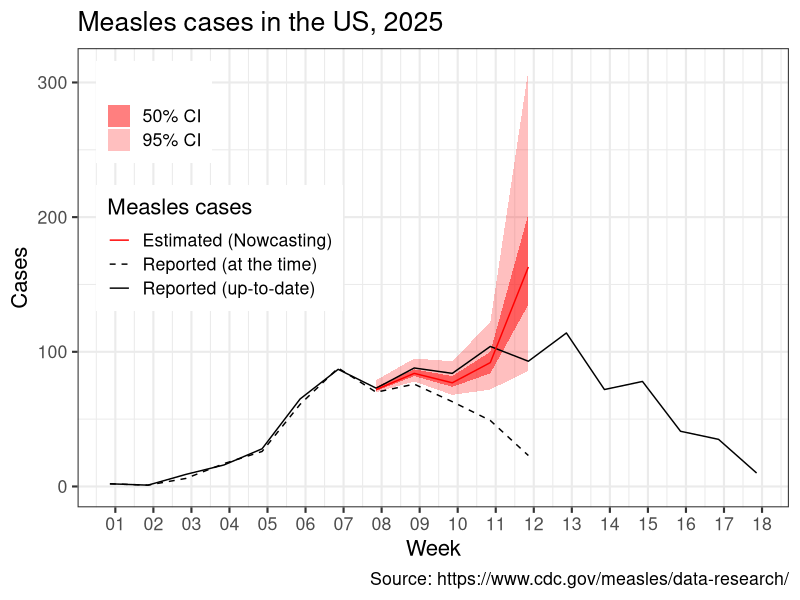
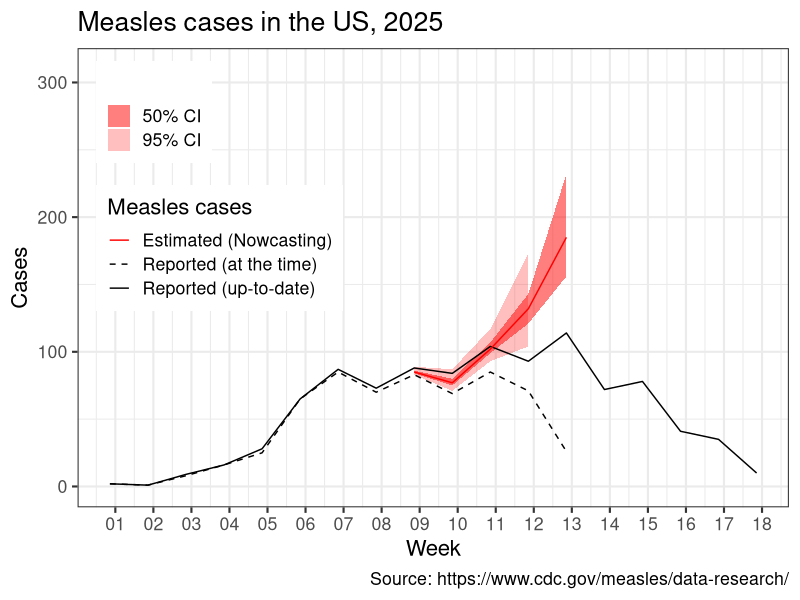
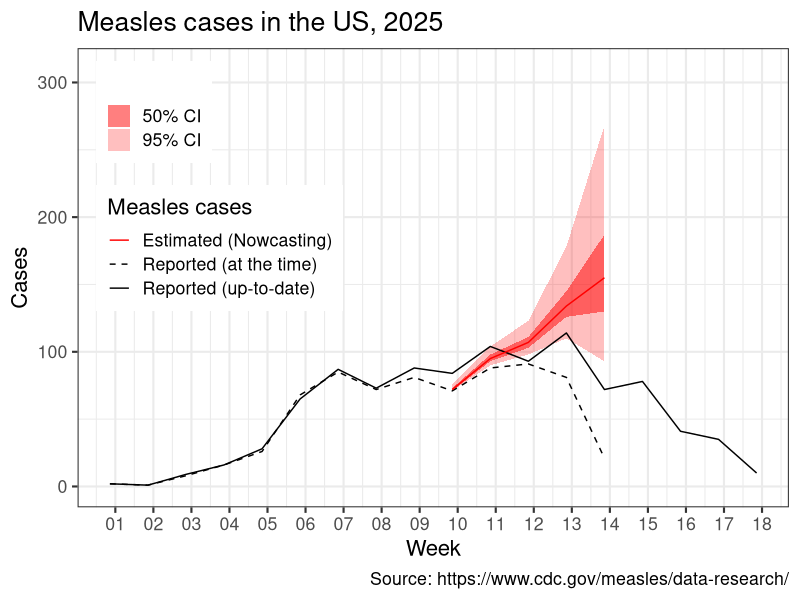
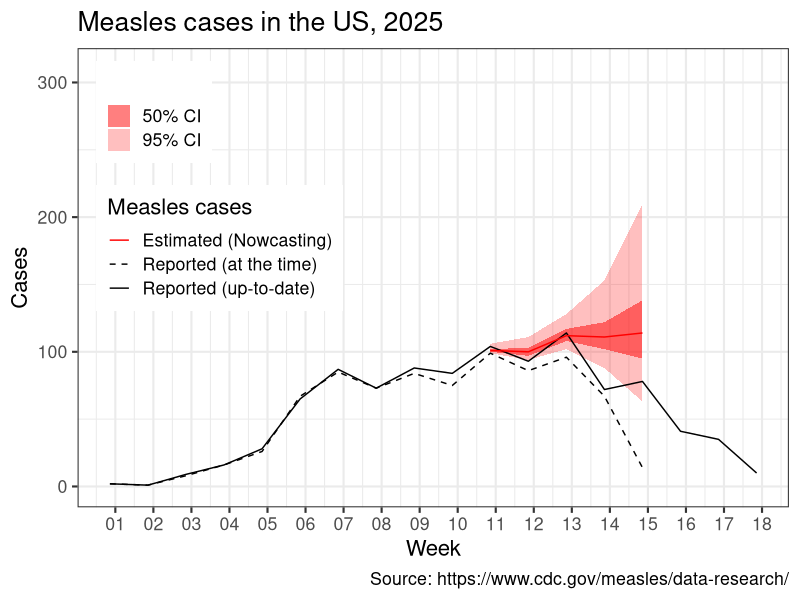
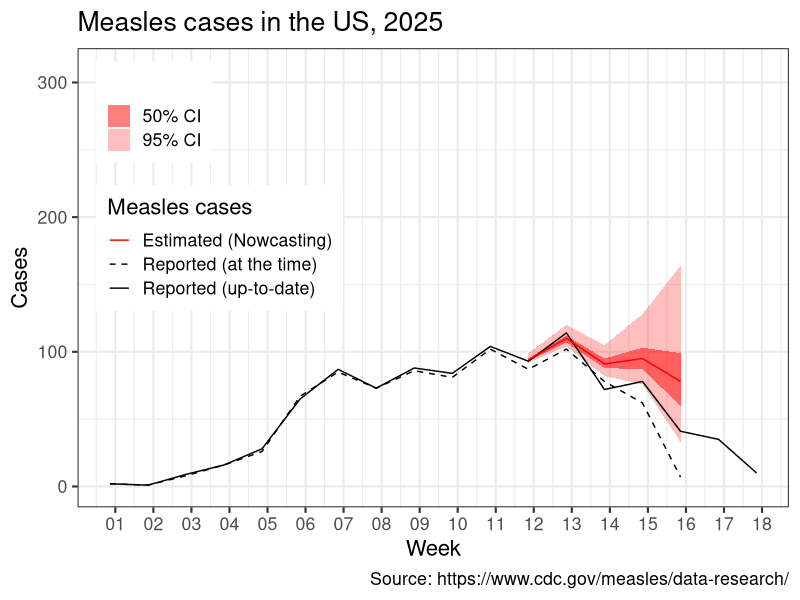
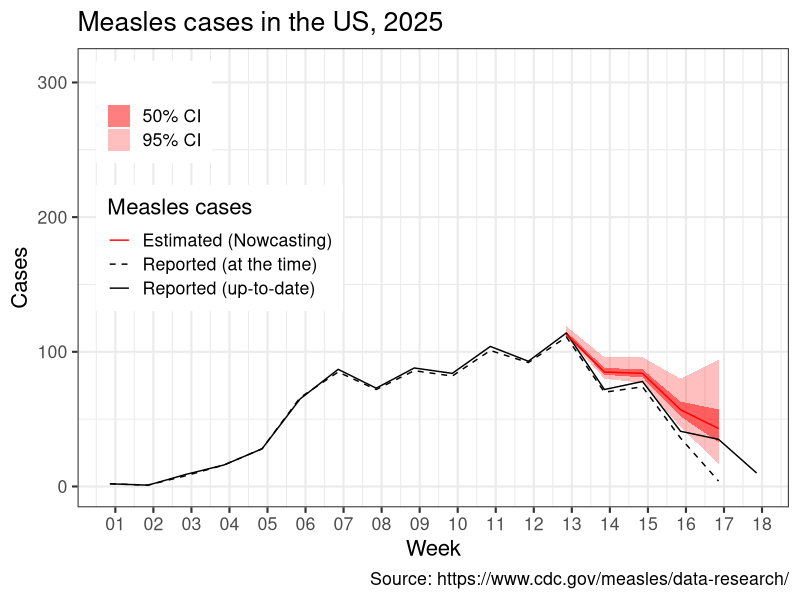
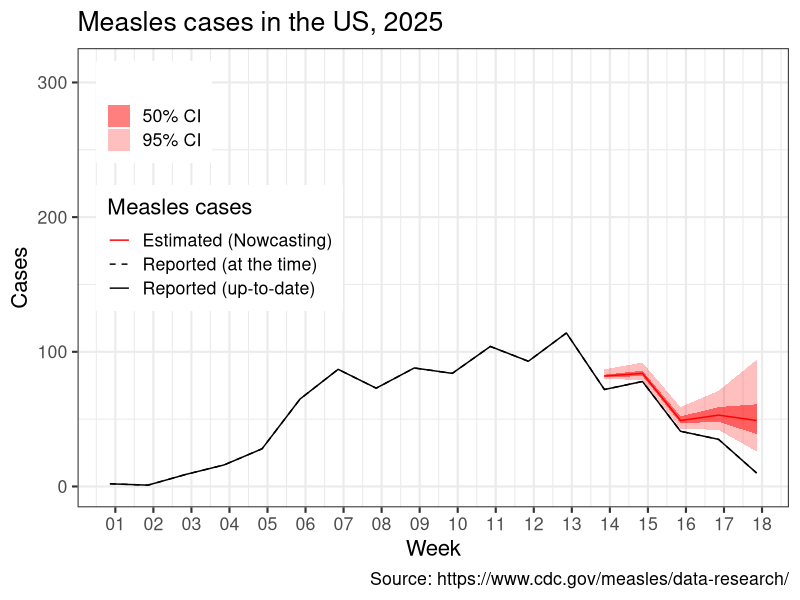

Source code (R) for these figures, in order:
library(tidyverse)

week12 <- read_csv("output/week12.csv")
week13 <- read_csv("output/week13.csv")
week14 <- read_csv("output/week14.csv")
week15 <- read_csv("output/week15.csv")
week16 <- read_csv("output/week16.csv")
week17 <- read_csv("output/week17.csv")
week18 <- read_csv("output/week18.csv")

week <- list(week12,week13, week14, week15, week16, week17, week18)
K = length(week)
gg <- list()

g0 <- week[[K]] |> 
  ggplot(aes(x = week_start, y = cases))


for(k in 1:K){
  gg[[k]] <- g0 +  
    geom_ribbon(data = week[[k]], 
                mapping = aes(x = week_start, y = Median, 
                              ymin = LI, ymax = LS,
                              fill = "95% CI"), alpha = 0.25) + 
    geom_ribbon(data = week[[k]], 
                mapping = aes(x = week_start, y = Median, 
                              ymin = LIb, ymax = LSb,
                              fill = "50% CI"), alpha = 0.5) + 
    geom_line(aes(colour = "Reported (up-to-date)")) +
    geom_line(data = week[[k]], aes(colour = "Reported (at the time)"), linetype = "dashed") +
    geom_line(data = week[[k]], mapping = aes(x = week_start, y = Median, colour = "Estimated (Nowcasting)")) + 
    scale_x_date(date_breaks = "week", date_labels = "%U") +
    scale_color_manual(values = c( "red", "black", "black")) +
    scale_fill_manual(values = c("red", "red")) + 
    labs(
      title = "Measles cases in the US, 2025",
      x = "Week",
      y = "Cases",
      caption = "Source: https://www.cdc.gov/measles/data-research/", 
      fill = "",
      colour = "Measles cases"
    ) + 
    ylim(0,310) +
    theme_bw( base_size = 16)  +
    theme(legend.position = "inside", legend.position.inside = c(0.2, 0.70))
  
}

gg
